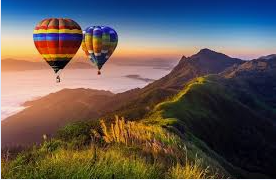
#> input picture YonilverLaverde1/Captura_pai.PNG, 276 x 180 px
$ jupyter execute PARCIAL_4_0.ipynb
#> lines starting #> are read from the running program, lines starting #| are printed output that depends on the picture
**1. Herencia básica: Figuras Geométricas**

Implementa un programa que modele un sistema de figuras geométricas:

+ Crea una clase base llamada Figura con:

  • Un método calcular area() que retorne 0 (debe ser sobreescrito por las clases hijas).

+ Crea dos clases hijas:

   • Rectangulo: Calcula el área de un rectáangulo (base * altura).

   • Triangulo: Calcula el área de un triángulo (0.5 * base * altura).

+ Implementa una función principal que cree un Rectangulo y un Triangulo, solicite
al usuario los valores necesarios, y muestre el ´area de cada figura.

[cell 1]
# Clase base Figura
class Figura:
    def calcular_area(self):
        return 0


# Clase_hija_1 Rectangulo, herencia de Figura
class Rectangulo(Figura):
    def __init__(self, base, altura):
        self.base = base
        self.altura = altura

    def calcular_area(self):
        # Área del rectángulo = base * altura
        return self.base * self.altura


# Clase_hija_2 Triandulo, herencia de Figura
class Triangulo(Figura):
    def __init__(self, base, altura):
        self.base = base
        self.altura = altura

    def calcular_area(self):
        # Área del triángulo = 0.5 * base * altura
        return 0.5 * self.base * self.altura


# Función principal e interacción con usuario
def main():
    # Solicitar datos al usuario para el rectángulo
    print("Por favor ingrese datos para el rectángulo:")
    base_rectangulo = float(input("Base rectángulo: "))
#> the answer given: 3
    altura_rectangulo = float(input("Altura rectángulo: "))
#> the answer given: 3

    # Crear una instancia de Rectangulo
    rectangulo = Rectangulo(base_rectangulo, altura_rectangulo)

    # Solicitar datos al usuario para el triángulo
    print("\nPor favor ingrese datos para el triángulo:")
    base_triangulo = float(input("Base triángulo: "))
#> the answer given: 3
    altura_triangulo = float(input("Altura triángulo: "))
#> the answer given: 3

    # Crear una instancia de Triangulo
    triangulo = Triangulo(base_triangulo, altura_triangulo)

    # Mostrar los resultados
    print("\nÁrea del rectángulo:", rectangulo.calcular_area())
    print("Área del triángulo:", triangulo.calcular_area())


# Ejecutar función principal
if __name__ == "__main__":
    main()

**2.** **Grafica de audio con librosa y matplotlib (30 %)**

Desarrolla un programa siguiendo las siguientes indicaciones:

+ Cargue un audio con una duración de entre 10 y 20 segundos en un formato legible por librosa.

+ Cree una clase con la ruta del audio como base, es decir, la ruta es el atributo principal y con el se harán los siguientes pasos.

+ Use librosa para cargar el archivo y cree un método en la clase para extraer y
retornar la forma de onda (waveform) en un array.

+ Cree un método que genere una gráfica de la forma de onda usando matplotlib,
plotly o seaborn.

+ Cree un método que guarde la gráfica en formato .png en la misma carpeta del
script.

+ Implemente un método que utilice alguna otra función de librosa de su elección

[cell 2]
import librosa
import librosa.display
import matplotlib.pyplot as plt
import numpy as np
import os

# Clase para tratamiento del audio
class AudioProcessor:
    def __init__(self, audio_path):
        self.audio_path = audio_path
        self.audio_data, self.sr = librosa.load(audio_path) # Cargar audio con librosa

    # [45 lines left out: functions get_waveform, plot_waveform, save_waveform_plot, additional_analysis, not called in this run]


# Función principal
def main():
    # Definir la ruta al archivo de audio (modificar según corresponda)
    audio_path = '/content/bird-sounds-241394.mp3'

    # Crear una instancia de AudioProcessor
    audio_processor = AudioProcessor(audio_path)

    # Obtener la forma de onda
    waveform = audio_processor.get_waveform()
    print("Forma de onda cargada, longitud del audio:", len(waveform), "samples.")

    # Graficar la forma de onda
    audio_processor.plot_waveform()

    # Guardar la gráfica de la forma de onda como un archivo PNG
    audio_processor.save_waveform_plot()

    # Análisis adicional (espectrograma)
    audio_processor.additional_analysis()


if __name__ == "__main__":
    main()
#> (the call stopped at in __init__, `self.audio_data, self.sr = librosa.load(audio_path)`: librosa is not available in this run)

**3. Procesamiento de im´agenes con OpenCV (25 %)**

+ Crea un programa que permita al usuario aplicar un filtro de detección de bordes a una imagen -¿No se requiere utilizar POO:

  • Cargue una imagen (.png o .jpg).

  • Usar OpenCV para convertirla a escala de grises y luego aplicar el filtro de bordes de Canny (esto lo hace OpenCV, hay que leer la documentación).

  • Mostrar la imagen resultante y guardarla en un nuevo archivo.

[cell 3]
import cv2
import matplotlib.pyplot as plt

# Cargar imagen
image_path = input("/content/Captura_pai.PNG")
#> the answer given: YonilverLaverde1/Captura_pai.PNG

# Leer imagen usando OpenCV
image = cv2.imread(image_path)
#> image is the input picture: shape (180, 276, 3); mean B, G, R 85.9, 89.9, 99.8

# Convertir imagen a escala de grises
gray_image = cv2.cvtColor(image, cv2.COLOR_BGR2GRAY)
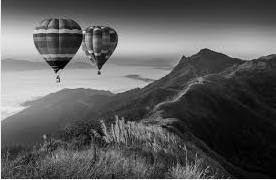
#> gray_image: shape (180, 276); min 0, max 239, mean 92.4

# Filtro de bordes de Canny
edges = cv2.Canny(gray_image, threshold1=100, threshold2=200)
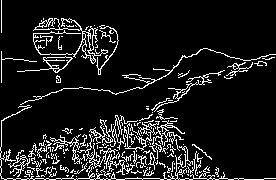
#> edges: shape (180, 276); 10.5% white in thin lines or dots

# Mostrar ambas imagenes
plt.figure(figsize=(10, 5))

# Imagen original
plt.subplot(1, 2, 1)
plt.imshow(cv2.cvtColor(image, cv2.COLOR_BGR2RGB))
plt.title('Imagen Original')
plt.axis('off')  # No mostrar los ejes

# Imagen con bordes detectados
plt.subplot(1, 2, 2)
plt.imshow(edges, cmap='gray')
plt.title('Imagen con bordes detectados (Filtro Canny)')
plt.axis('off')  # No mostrar los ejes

# Mostrar las imágenes
plt.show()
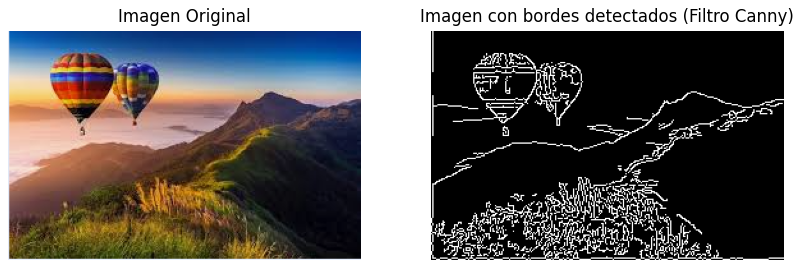
#> figure drawn by matplotlib, 2 panels

# Guardar la imagen con los bordes detectados
output_path = "bordes_detectados.png"
cv2.imwrite(output_path, edges)
print(f"La nueva imagen con bordes detectados se ha guardado satisfactoriamente como: {output_path}")

$ run again, with JulianArias/image.jpg saved as YonilverLaverde1/Captura_pai.PNG
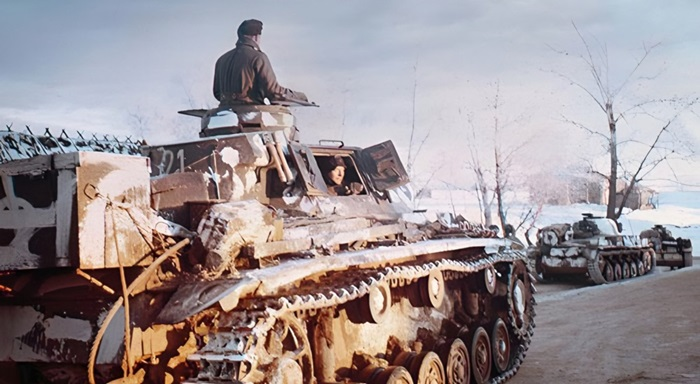
#> input picture JulianArias/image.jpg, 700 x 384 px
#> image is the input picture: shape (384, 700, 3); mean B, G, R 149.3, 146.1, 155.9
#> `edges = cv2.Canny(gray_image, threshold1=100, threshold2=200)`:
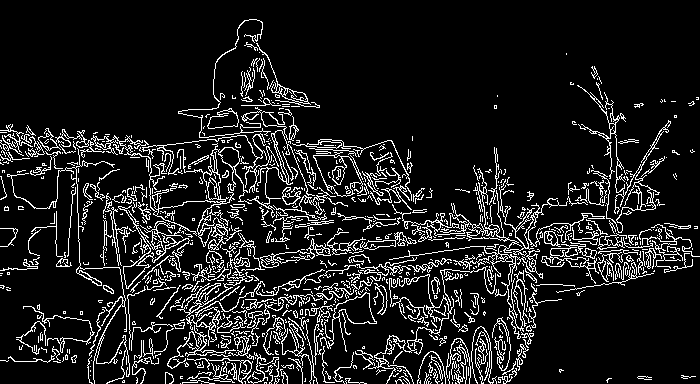
#> edges: shape (384, 700); 11.3% white in thin lines or dots
#> `plt.show()`:
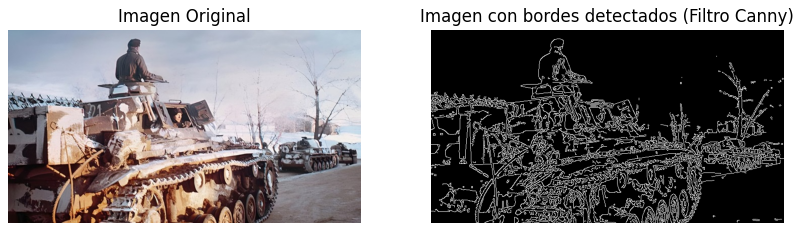
#> figure drawn by matplotlib, 2 panels
